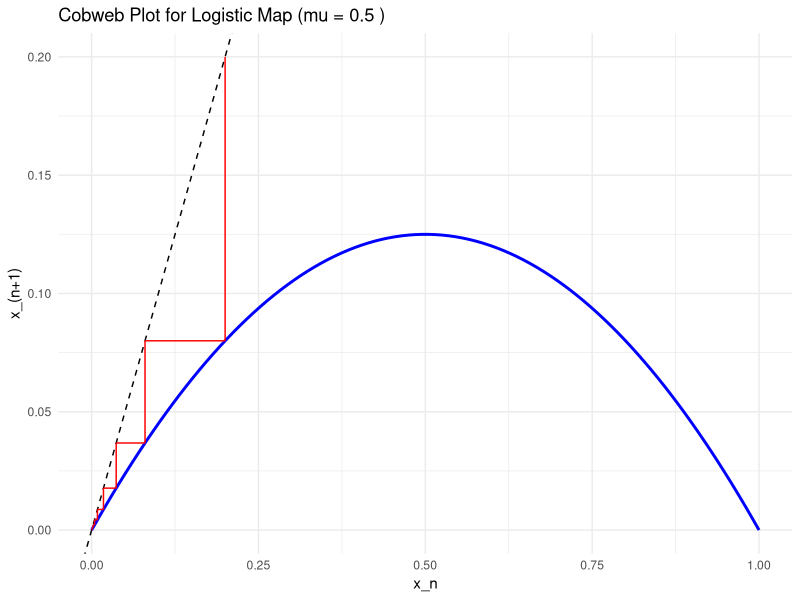
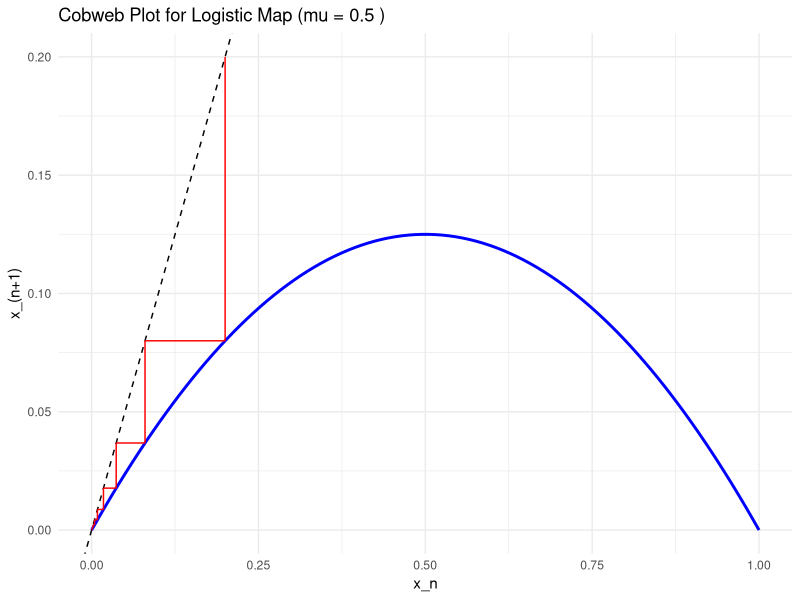
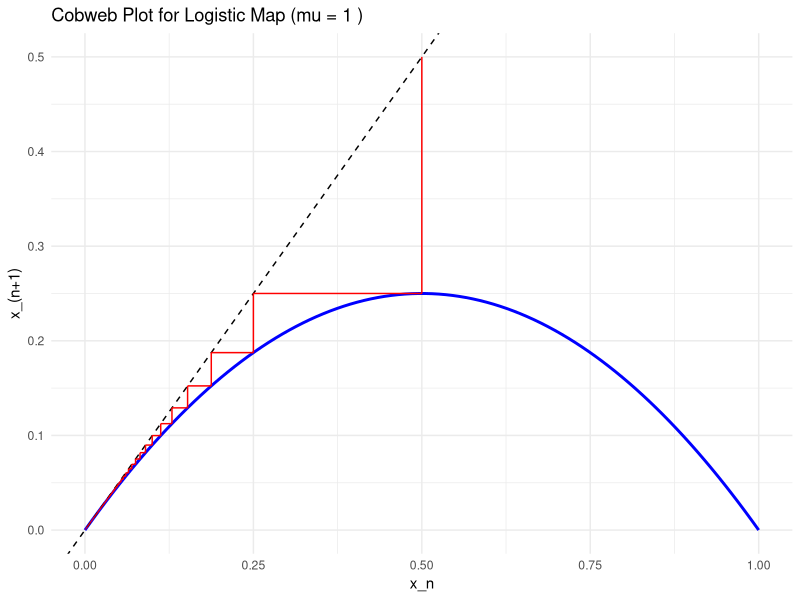
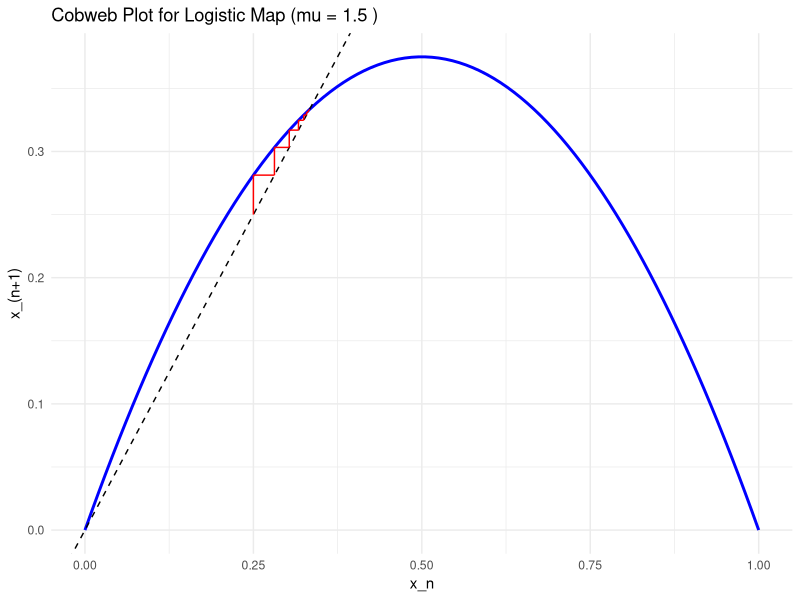
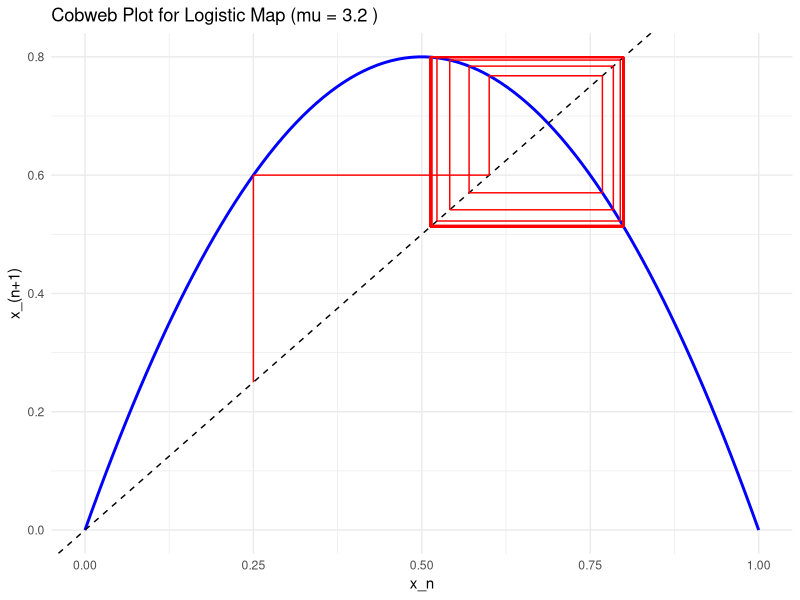
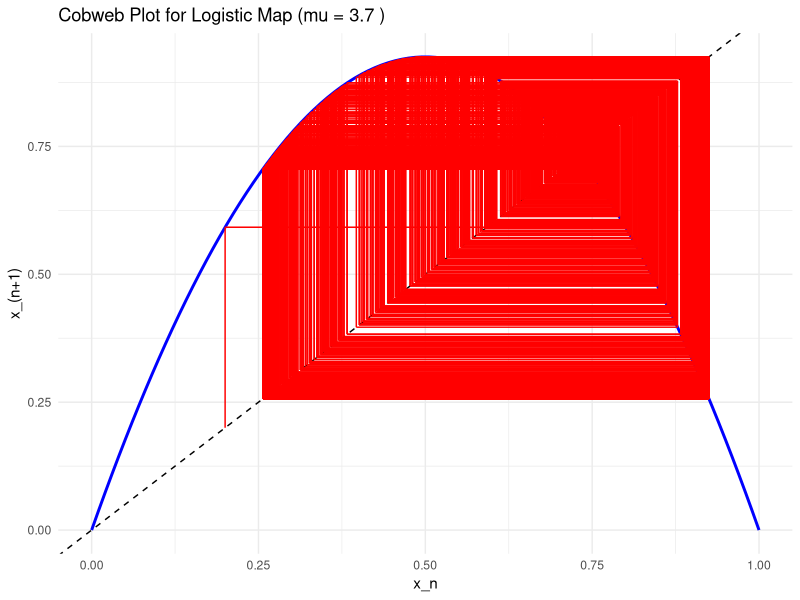

Source code (R) for these figures, in order:
# Load necessary libraries
library(tidyverse)


# Define the logistic function
logistic_map <- function(x, mu) {
  return(mu * x * (1 - x))
}

# Generate cobweb plot
cobweb_plot <- function(mu, x0 = 0.2, n_iter = 50) {
  x <- numeric(n_iter)
  x[1] <- x0  # Initial condition
  
  # Iterate the logistic equation
  for (i in 2:n_iter) {
    x[i] <- logistic_map(x[i - 1], mu)
  }
  
  # Generate y = f(x) line
  x_vals <- seq(0, 1, length.out = 100)
  y_vals <- logistic_map(x_vals, mu)
  
  # Create data frame for plotting
  cobweb_df <- data.frame(x = x[-length(x)], y = x[-1])
  
  # Plot
  ggplot() +
    geom_line(aes(x = x_vals, y = y_vals), color = "blue", linewidth = 1) +  # Logistic curve
    geom_abline(slope = 1, intercept = 0, linetype = "dashed", color = "black") +  # y = x line
    geom_segment(data = cobweb_df, aes(x = x, xend = x, y = x, yend = y), color = "red") +  # Vertical lines
    geom_segment(data = cobweb_df, aes(x = x, xend = y, y = y, yend = y), color = "red") +  # Horizontal lines
    labs(title = paste("Cobweb Plot for Logistic Map (mu =", mu, ")"),
         x = "x_n",
         y = "x_(n+1)") +
    theme_minimal()
}

# Plot and save some cobweb plots

# Example: Plot for mu = 0.5

cobweb_plot(mu = 0.5, x0 = 0.2, n_iter = 1500)

# Code to save the above figure
png("Figures_videos/Assignment_sheet_1/cobweb_plot_logistic_map_mu_0p5.png",
    width = 500*4, # The width of the plot in inches
    height = 520*4, res=300)

cobweb_plot(mu = 0.5, x0 = 0.2, n_iter = 1500)

dev.off()

# Example: Plot for mu = 1.0
png("Figures_videos/Assignment_sheet_1/cobweb_plot_logistic_map_mu_1p0.png",
    width = 500*4, # The width of the plot in inches
    height = 520*4, res=300)

cobweb_plot(mu = 1.0, x0 = 0.5, n_iter = 1500)

dev.off()


# Example: Plot for mu = 1.5
png("Figures_videos/Assignment_sheet_1/cobweb_plot_logistic_map_mu_1p5.png",
    width = 500*4, # The width of the plot in inches
    height = 520*4, res=300)

cobweb_plot(mu = 1.5, x0 = 0.25, n_iter = 150)

dev.off()

# Example: Plot for mu = 3.2
png("Figures_videos/Assignment_sheet_1/cobweb_plot_logistic_map_mu_3p2.png",
    width = 500*4, # The width of the plot in inches
    height = 520*4, res=300)

cobweb_plot(mu = 3.2, x0 = 0.25, n_iter = 1500)

dev.off()

# Example: Plot for mu = 3.7
png("Figures_videos/Assignment_sheet_1/cobweb_plot_logistic_map_mu_3p7.png",
width = 500*4, # The width of the plot in inches
height = 520*4, res=300)

cobweb_plot(mu = 3.7, x0 = 0.2, n_iter = 1500)

dev.off()
